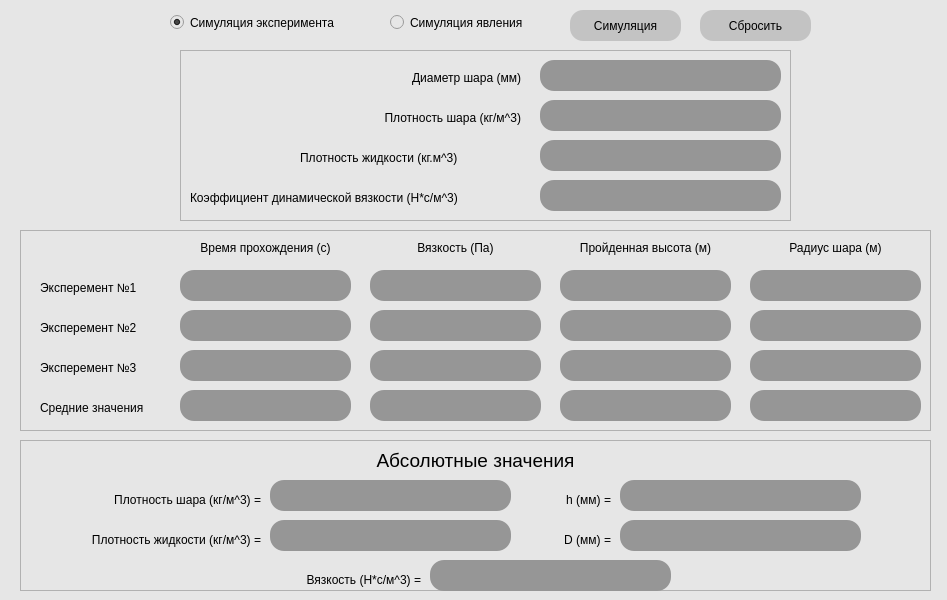
<?xml version="1.0" encoding="UTF-8"?>
<ui version="4.0">
 <class>MainWindow</class>
 <widget class="QMainWindow" name="MainWindow">
  <property name="geometry">
   <rect>
    <x>0</x>
    <y>0</y>
    <width>947</width>
    <height>600</height>
   </rect>
  </property>
  <property name="sizePolicy">
   <sizepolicy hsizetype="Preferred" vsizetype="Preferred">
    <horstretch>0</horstretch>
    <verstretch>0</verstretch>
   </sizepolicy>
  </property>
  <property name="minimumSize">
   <size>
    <width>0</width>
    <height>0</height>
   </size>
  </property>
  <property name="maximumSize">
   <size>
    <width>100000</width>
    <height>100000</height>
   </size>
  </property>
  <property name="focusPolicy">
   <enum>Qt::StrongFocus</enum>
  </property>
  <property name="windowTitle">
   <string>CoeffDynamicViscosity</string>
  </property>
  <property name="styleSheet">
   <string notr="true">font: 75 italic 12pt &quot;Times New Roman&quot;;
background-color: rgb(230, 230, 230);</string>
  </property>
  <widget class="QWidget" name="centralwidget">
   <widget class="QFrame" name="frame_2">
    <property name="enabled">
     <bool>true</bool>
    </property>
    <property name="geometry">
     <rect>
      <x>20</x>
      <y>230</y>
      <width>911</width>
      <height>201</height>
     </rect>
    </property>
    <property name="font">
     <font>
      <family>Times New Roman</family>
      <pointsize>12</pointsize>
      <weight>9</weight>
      <italic>true</italic>
      <bold>false</bold>
      <stylestrategy>PreferDefault</stylestrategy>
     </font>
    </property>
    <property name="styleSheet">
     <string notr="true"/>
    </property>
    <property name="inputMethodHints">
     <set>Qt::ImhNone</set>
    </property>
    <property name="frameShape">
     <enum>QFrame::StyledPanel</enum>
    </property>
    <property name="frameShadow">
     <enum>QFrame::Sunken</enum>
    </property>
    <widget class="QLineEdit" name="edit_passed_height_3">
     <property name="geometry">
      <rect>
       <x>540</x>
       <y>120</y>
       <width>171</width>
       <height>31</height>
      </rect>
     </property>
     <property name="styleSheet">
      <string notr="true">border-radius: 14px;
background-color: rgb(150, 150, 150);
color: rgb(240, 240, 240);
padding: 7px;</string>
     </property>
     <property name="readOnly">
      <bool>true</bool>
     </property>
    </widget>
    <widget class="QLabel" name="lab_experiment_1">
     <property name="geometry">
      <rect>
       <x>20</x>
       <y>50</y>
       <width>121</width>
       <height>16</height>
      </rect>
     </property>
     <property name="text">
      <string>Эксперемент №1</string>
     </property>
    </widget>
    <widget class="QLineEdit" name="edit_radius_of_the_ball_1">
     <property name="geometry">
      <rect>
       <x>730</x>
       <y>40</y>
       <width>171</width>
       <height>31</height>
      </rect>
     </property>
     <property name="styleSheet">
      <string notr="true">border-radius: 14px;
background-color: rgb(150, 150, 150);
color: rgb(240, 240, 240);
padding: 7px;</string>
     </property>
     <property name="maxLength">
      <number>32768</number>
     </property>
     <property name="cursorPosition">
      <number>0</number>
     </property>
     <property name="readOnly">
      <bool>true</bool>
     </property>
    </widget>
    <widget class="QLabel" name="lab_viscosity">
     <property name="geometry">
      <rect>
       <x>340</x>
       <y>10</y>
       <width>191</width>
       <height>16</height>
      </rect>
     </property>
     <property name="text">
      <string>Вязкость (Па)</string>
     </property>
     <property name="alignment">
      <set>Qt::AlignCenter</set>
     </property>
    </widget>
    <widget class="QLineEdit" name="edit_radius_of_the_ball_2">
     <property name="geometry">
      <rect>
       <x>730</x>
       <y>80</y>
       <width>171</width>
       <height>31</height>
      </rect>
     </property>
     <property name="styleSheet">
      <string notr="true">border-radius: 14px;
background-color: rgb(150, 150, 150);
color: rgb(240, 240, 240);
padding: 7px;</string>
     </property>
     <property name="readOnly">
      <bool>true</bool>
     </property>
    </widget>
    <widget class="QLineEdit" name="edit_viscosity_2">
     <property name="geometry">
      <rect>
       <x>350</x>
       <y>80</y>
       <width>171</width>
       <height>31</height>
      </rect>
     </property>
     <property name="styleSheet">
      <string notr="true">border-radius: 14px;
background-color: rgb(150, 150, 150);
color: rgb(240, 240, 240);
padding: 7px;</string>
     </property>
     <property name="readOnly">
      <bool>true</bool>
     </property>
    </widget>
    <widget class="QLineEdit" name="edit_passed_height_1">
     <property name="geometry">
      <rect>
       <x>540</x>
       <y>40</y>
       <width>171</width>
       <height>31</height>
      </rect>
     </property>
     <property name="styleSheet">
      <string notr="true">border-radius: 14px;
background-color: rgb(150, 150, 150);
color: rgb(240, 240, 240);
padding: 7px;</string>
     </property>
     <property name="readOnly">
      <bool>true</bool>
     </property>
    </widget>
    <widget class="QLineEdit" name="edit_passage_time_3">
     <property name="geometry">
      <rect>
       <x>160</x>
       <y>120</y>
       <width>171</width>
       <height>31</height>
      </rect>
     </property>
     <property name="styleSheet">
      <string notr="true">border-radius: 14px;
background-color: rgb(150, 150, 150);
color: rgb(240, 240, 240);
padding: 7px;</string>
     </property>
     <property name="readOnly">
      <bool>true</bool>
     </property>
    </widget>
    <widget class="QLabel" name="lab_radius_of_the_ball">
     <property name="geometry">
      <rect>
       <x>730</x>
       <y>10</y>
       <width>171</width>
       <height>16</height>
      </rect>
     </property>
     <property name="text">
      <string>Радиус шара (м)</string>
     </property>
     <property name="alignment">
      <set>Qt::AlignCenter</set>
     </property>
    </widget>
    <widget class="QLineEdit" name="edit_viscosity_1">
     <property name="geometry">
      <rect>
       <x>350</x>
       <y>40</y>
       <width>171</width>
       <height>31</height>
      </rect>
     </property>
     <property name="styleSheet">
      <string notr="true">border-radius: 14px;
background-color: rgb(150, 150, 150);
color: rgb(240, 240, 240);
padding: 7px;</string>
     </property>
     <property name="readOnly">
      <bool>true</bool>
     </property>
    </widget>
    <widget class="QLineEdit" name="edit_viscosity_3">
     <property name="geometry">
      <rect>
       <x>350</x>
       <y>120</y>
       <width>171</width>
       <height>31</height>
      </rect>
     </property>
     <property name="styleSheet">
      <string notr="true">border-radius: 14px;
background-color: rgb(150, 150, 150);
color: rgb(240, 240, 240);
padding: 7px;</string>
     </property>
     <property name="readOnly">
      <bool>true</bool>
     </property>
    </widget>
    <widget class="QLineEdit" name="edit_passage_time_2">
     <property name="geometry">
      <rect>
       <x>160</x>
       <y>80</y>
       <width>171</width>
       <height>31</height>
      </rect>
     </property>
     <property name="styleSheet">
      <string notr="true">border-radius: 14px;
background-color: rgb(150, 150, 150);
color: rgb(240, 240, 240);
padding: 7px;</string>
     </property>
     <property name="readOnly">
      <bool>true</bool>
     </property>
    </widget>
    <widget class="QLabel" name="lab_experiment_3">
     <property name="geometry">
      <rect>
       <x>20</x>
       <y>130</y>
       <width>121</width>
       <height>16</height>
      </rect>
     </property>
     <property name="text">
      <string>Эксперемент №3</string>
     </property>
    </widget>
    <widget class="QLineEdit" name="edit_passed_height_2">
     <property name="geometry">
      <rect>
       <x>540</x>
       <y>80</y>
       <width>171</width>
       <height>31</height>
      </rect>
     </property>
     <property name="styleSheet">
      <string notr="true">border-radius: 14px;
background-color: rgb(150, 150, 150);
color: rgb(240, 240, 240);
padding: 7px;</string>
     </property>
     <property name="readOnly">
      <bool>true</bool>
     </property>
    </widget>
    <widget class="QLabel" name="lab_passed_height">
     <property name="geometry">
      <rect>
       <x>540</x>
       <y>10</y>
       <width>171</width>
       <height>16</height>
      </rect>
     </property>
     <property name="text">
      <string>Пройденная высота (м)</string>
     </property>
     <property name="alignment">
      <set>Qt::AlignCenter</set>
     </property>
    </widget>
    <widget class="QLabel" name="lab_experiment_2">
     <property name="geometry">
      <rect>
       <x>20</x>
       <y>90</y>
       <width>121</width>
       <height>16</height>
      </rect>
     </property>
     <property name="text">
      <string>Эксперемент №2</string>
     </property>
    </widget>
    <widget class="QLineEdit" name="edit_passage_time_1">
     <property name="geometry">
      <rect>
       <x>160</x>
       <y>40</y>
       <width>171</width>
       <height>31</height>
      </rect>
     </property>
     <property name="styleSheet">
      <string notr="true">border-radius: 14px;
background-color: rgb(150, 150, 150);
color: rgb(240, 240, 240);
padding: 7px;</string>
     </property>
     <property name="inputMask">
      <string comment="^[-+]?[0-9]*[.,]?[0-9]+(?:[eE][-+]?[0-9]+)?$"/>
     </property>
     <property name="readOnly">
      <bool>true</bool>
     </property>
    </widget>
    <widget class="QLabel" name="lab_passage_time">
     <property name="geometry">
      <rect>
       <x>160</x>
       <y>10</y>
       <width>171</width>
       <height>16</height>
      </rect>
     </property>
     <property name="text">
      <string>Время прохождения (с)</string>
     </property>
     <property name="alignment">
      <set>Qt::AlignCenter</set>
     </property>
    </widget>
    <widget class="QLineEdit" name="edit_radius_of_the_ball_3">
     <property name="geometry">
      <rect>
       <x>730</x>
       <y>120</y>
       <width>171</width>
       <height>31</height>
      </rect>
     </property>
     <property name="styleSheet">
      <string notr="true">border-radius: 14px;
background-color: rgb(150, 150, 150);
color: rgb(240, 240, 240);
padding: 7px;</string>
     </property>
     <property name="readOnly">
      <bool>true</bool>
     </property>
    </widget>
    <widget class="QLabel" name="lab_experiment_average">
     <property name="geometry">
      <rect>
       <x>20</x>
       <y>170</y>
       <width>121</width>
       <height>16</height>
      </rect>
     </property>
     <property name="text">
      <string>Средние значения</string>
     </property>
    </widget>
    <widget class="QLineEdit" name="edit_passage_time_average">
     <property name="geometry">
      <rect>
       <x>160</x>
       <y>160</y>
       <width>171</width>
       <height>31</height>
      </rect>
     </property>
     <property name="styleSheet">
      <string notr="true">border-radius: 14px;
background-color: rgb(150, 150, 150);
color: rgb(240, 240, 240);
padding: 7px;</string>
     </property>
     <property name="readOnly">
      <bool>true</bool>
     </property>
    </widget>
    <widget class="QLineEdit" name="edit_viscosity_average">
     <property name="geometry">
      <rect>
       <x>350</x>
       <y>160</y>
       <width>171</width>
       <height>31</height>
      </rect>
     </property>
     <property name="styleSheet">
      <string notr="true">border-radius: 14px;
background-color: rgb(150, 150, 150);
color: rgb(240, 240, 240);
padding: 7px;</string>
     </property>
     <property name="readOnly">
      <bool>true</bool>
     </property>
    </widget>
    <widget class="QLineEdit" name="edit_passed_height_average">
     <property name="geometry">
      <rect>
       <x>540</x>
       <y>160</y>
       <width>171</width>
       <height>31</height>
      </rect>
     </property>
     <property name="styleSheet">
      <string notr="true">border-radius: 14px;
background-color: rgb(150, 150, 150);
color: rgb(240, 240, 240);
padding: 7px;</string>
     </property>
     <property name="readOnly">
      <bool>true</bool>
     </property>
    </widget>
    <widget class="QLineEdit" name="edit_radius_of_the_ball_average">
     <property name="geometry">
      <rect>
       <x>730</x>
       <y>160</y>
       <width>171</width>
       <height>31</height>
      </rect>
     </property>
     <property name="styleSheet">
      <string notr="true">border-radius: 14px;
background-color: rgb(150, 150, 150);
color: rgb(240, 240, 240);
padding: 7px;</string>
     </property>
     <property name="readOnly">
      <bool>true</bool>
     </property>
    </widget>
   </widget>
   <widget class="QFrame" name="frame_1">
    <property name="geometry">
     <rect>
      <x>180</x>
      <y>50</y>
      <width>611</width>
      <height>171</height>
     </rect>
    </property>
    <property name="frameShape">
     <enum>QFrame::StyledPanel</enum>
    </property>
    <property name="frameShadow">
     <enum>QFrame::Sunken</enum>
    </property>
    <widget class="QLineEdit" name="edit_liquid_density">
     <property name="geometry">
      <rect>
       <x>360</x>
       <y>90</y>
       <width>241</width>
       <height>31</height>
      </rect>
     </property>
     <property name="styleSheet">
      <string notr="true">border-radius: 14px;
background-color: rgb(150, 150, 150);
color: rgb(240, 240, 240);
padding: 7px;</string>
     </property>
     <property name="cursorPosition">
      <number>0</number>
     </property>
    </widget>
    <widget class="QLabel" name="lab_dynamic_viscosity_coeff">
     <property name="geometry">
      <rect>
       <x>10</x>
       <y>140</y>
       <width>341</width>
       <height>16</height>
      </rect>
     </property>
     <property name="text">
      <string>Коэффициент динамической вязкости (Н*с/м^3)</string>
     </property>
    </widget>
    <widget class="QLabel" name="lab_liquid_density">
     <property name="geometry">
      <rect>
       <x>120</x>
       <y>100</y>
       <width>221</width>
       <height>16</height>
      </rect>
     </property>
     <property name="styleSheet">
      <string notr="true">font: 75 italic 12pt &quot;Times New Roman&quot;;</string>
     </property>
     <property name="text">
      <string>Плотность жидкости (кг.м^3)</string>
     </property>
    </widget>
    <widget class="QLineEdit" name="edit_dynamic_viscosity_coeff">
     <property name="geometry">
      <rect>
       <x>360</x>
       <y>130</y>
       <width>241</width>
       <height>31</height>
      </rect>
     </property>
     <property name="styleSheet">
      <string notr="true">border-radius: 14px;
background-color: rgb(150, 150, 150);
color: rgb(240, 240, 240);
padding: 7px;</string>
     </property>
     <property name="cursorPosition">
      <number>0</number>
     </property>
    </widget>
    <widget class="QLineEdit" name="edit_diameter_ball">
     <property name="geometry">
      <rect>
       <x>360</x>
       <y>10</y>
       <width>241</width>
       <height>31</height>
      </rect>
     </property>
     <property name="styleSheet">
      <string notr="true">border-radius: 14px;
background-color: rgb(150, 150, 150);
color: rgb(240, 240, 240);
padding: 7px;</string>
     </property>
     <property name="inputMethodHints">
      <set>Qt::ImhDigitsOnly</set>
     </property>
     <property name="cursorPosition">
      <number>0</number>
     </property>
    </widget>
    <widget class="QLabel" name="lab_ball_diameter">
     <property name="geometry">
      <rect>
       <x>130</x>
       <y>20</y>
       <width>211</width>
       <height>16</height>
      </rect>
     </property>
     <property name="text">
      <string>Диаметр шара (мм)</string>
     </property>
     <property name="alignment">
      <set>Qt::AlignRight|Qt::AlignTrailing|Qt::AlignVCenter</set>
     </property>
    </widget>
    <widget class="QLineEdit" name="edit_ball_density">
     <property name="geometry">
      <rect>
       <x>360</x>
       <y>50</y>
       <width>241</width>
       <height>31</height>
      </rect>
     </property>
     <property name="tabletTracking">
      <bool>false</bool>
     </property>
     <property name="focusPolicy">
      <enum>Qt::StrongFocus</enum>
     </property>
     <property name="styleSheet">
      <string notr="true">border-radius: 14px;
background-color: rgb(150, 150, 150);
color: rgb(240, 240, 240);
padding: 7px;</string>
     </property>
    </widget>
    <widget class="QLabel" name="lab_ball_density">
     <property name="geometry">
      <rect>
       <x>130</x>
       <y>60</y>
       <width>211</width>
       <height>16</height>
      </rect>
     </property>
     <property name="text">
      <string>Плотность шара (кг/м^3)</string>
     </property>
     <property name="alignment">
      <set>Qt::AlignRight|Qt::AlignTrailing|Qt::AlignVCenter</set>
     </property>
    </widget>
   </widget>
   <widget class="QFrame" name="frame_3">
    <property name="geometry">
     <rect>
      <x>20</x>
      <y>440</y>
      <width>911</width>
      <height>151</height>
     </rect>
    </property>
    <property name="frameShape">
     <enum>QFrame::StyledPanel</enum>
    </property>
    <property name="frameShadow">
     <enum>QFrame::Plain</enum>
    </property>
    <widget class="QLabel" name="lab_abs_viscosity">
     <property name="geometry">
      <rect>
       <x>250</x>
       <y>130</y>
       <width>151</width>
       <height>20</height>
      </rect>
     </property>
     <property name="text">
      <string>Вязкость (Н*с/м^3) =</string>
     </property>
     <property name="alignment">
      <set>Qt::AlignRight|Qt::AlignTrailing|Qt::AlignVCenter</set>
     </property>
    </widget>
    <widget class="QLabel" name="lab_abs_liquid_density">
     <property name="geometry">
      <rect>
       <x>10</x>
       <y>90</y>
       <width>231</width>
       <height>20</height>
      </rect>
     </property>
     <property name="text">
      <string>Плотность жидкости (кг/м^3) =</string>
     </property>
     <property name="alignment">
      <set>Qt::AlignRight|Qt::AlignTrailing|Qt::AlignVCenter</set>
     </property>
    </widget>
    <widget class="QLabel" name="lab_abs_radius">
     <property name="geometry">
      <rect>
       <x>530</x>
       <y>90</y>
       <width>61</width>
       <height>20</height>
      </rect>
     </property>
     <property name="text">
      <string>D (мм) =</string>
     </property>
     <property name="alignment">
      <set>Qt::AlignRight|Qt::AlignTrailing|Qt::AlignVCenter</set>
     </property>
    </widget>
    <widget class="QLabel" name="lab_abs_ball_density">
     <property name="geometry">
      <rect>
       <x>40</x>
       <y>50</y>
       <width>201</width>
       <height>20</height>
      </rect>
     </property>
     <property name="text">
      <string>Плотность шара (кг/м^3) =</string>
     </property>
     <property name="alignment">
      <set>Qt::AlignRight|Qt::AlignTrailing|Qt::AlignVCenter</set>
     </property>
    </widget>
    <widget class="QLineEdit" name="edit_abs_height">
     <property name="geometry">
      <rect>
       <x>600</x>
       <y>40</y>
       <width>241</width>
       <height>31</height>
      </rect>
     </property>
     <property name="styleSheet">
      <string notr="true">border-radius: 14px;
background-color: rgb(150, 150, 150);
color: rgb(240, 240, 240);
padding: 7px;</string>
     </property>
    </widget>
    <widget class="QLineEdit" name="edit_abs_ball_density">
     <property name="geometry">
      <rect>
       <x>250</x>
       <y>40</y>
       <width>241</width>
       <height>31</height>
      </rect>
     </property>
     <property name="styleSheet">
      <string notr="true">border-radius: 14px;
background-color: rgb(150, 150, 150);
color: rgb(240, 240, 240);
padding: 7px;</string>
     </property>
    </widget>
    <widget class="QLabel" name="lab_abs_height">
     <property name="geometry">
      <rect>
       <x>530</x>
       <y>50</y>
       <width>61</width>
       <height>20</height>
      </rect>
     </property>
     <property name="text">
      <string>h (мм) =</string>
     </property>
     <property name="alignment">
      <set>Qt::AlignRight|Qt::AlignTrailing|Qt::AlignVCenter</set>
     </property>
    </widget>
    <widget class="QLineEdit" name="edit_abs_viscosity">
     <property name="geometry">
      <rect>
       <x>410</x>
       <y>120</y>
       <width>241</width>
       <height>31</height>
      </rect>
     </property>
     <property name="styleSheet">
      <string notr="true">border-radius: 14px;
background-color: rgb(150, 150, 150);
color: rgb(240, 240, 240);
padding: 7px;</string>
     </property>
     <property name="text">
      <string/>
     </property>
    </widget>
    <widget class="QLineEdit" name="edit_abs_liquid_density">
     <property name="geometry">
      <rect>
       <x>250</x>
       <y>80</y>
       <width>241</width>
       <height>31</height>
      </rect>
     </property>
     <property name="styleSheet">
      <string notr="true">border-radius: 14px;
background-color: rgb(150, 150, 150);
color: rgb(240, 240, 240);
padding: 7px;</string>
     </property>
    </widget>
    <widget class="QLineEdit" name="edit_abs_diameter">
     <property name="geometry">
      <rect>
       <x>600</x>
       <y>80</y>
       <width>241</width>
       <height>31</height>
      </rect>
     </property>
     <property name="styleSheet">
      <string notr="true">border-radius: 14px;
background-color: rgb(150, 150, 150);
color: rgb(240, 240, 240);
padding: 7px;</string>
     </property>
     <property name="text">
      <string/>
     </property>
    </widget>
    <widget class="QLabel" name="lab_absolute_values">
     <property name="geometry">
      <rect>
       <x>10</x>
       <y>10</y>
       <width>891</width>
       <height>20</height>
      </rect>
     </property>
     <property name="styleSheet">
      <string notr="true">font: 14pt;</string>
     </property>
     <property name="text">
      <string>Абсолютные значения</string>
     </property>
     <property name="alignment">
      <set>Qt::AlignCenter</set>
     </property>
     <property name="wordWrap">
      <bool>false</bool>
     </property>
    </widget>
   </widget>
   <widget class="QPushButton" name="btn_restart">
    <property name="geometry">
     <rect>
      <x>700</x>
      <y>10</y>
      <width>111</width>
      <height>31</height>
     </rect>
    </property>
    <property name="styleSheet">
     <string notr="true">QPushButton {
	background-color: rgb(195, 195, 195);
	font: 13pt &quot;Times New Roman&quot;;
	border-radius: 13px;
}
QPushButton:hover {
	background-color: rgb(140, 140, 140);
	transition: 0.6s;
}
QPushButton:pressed {
	background-color: rgb(40, 40,40);
    border-width: 2px;
	border-style: solid;
	border-color: rgb(110, 156, 255);
}</string>
    </property>
    <property name="text">
     <string>Сбросить</string>
    </property>
   </widget>
   <widget class="QRadioButton" name="rad_simulation_exp">
    <property name="enabled">
     <bool>true</bool>
    </property>
    <property name="geometry">
     <rect>
      <x>170</x>
      <y>10</y>
      <width>203</width>
      <height>25</height>
     </rect>
    </property>
    <property name="text">
     <string>Симуляция эксперимента</string>
    </property>
    <property name="checkable">
     <bool>true</bool>
    </property>
    <property name="checked">
     <bool>true</bool>
    </property>
   </widget>
   <widget class="QRadioButton" name="rad_simulation_phenomen">
    <property name="enabled">
     <bool>true</bool>
    </property>
    <property name="geometry">
     <rect>
      <x>390</x>
      <y>10</y>
      <width>158</width>
      <height>25</height>
     </rect>
    </property>
    <property name="text">
     <string>Симуляция явления</string>
    </property>
   </widget>
   <widget class="QPushButton" name="btn_simulation">
    <property name="geometry">
     <rect>
      <x>570</x>
      <y>10</y>
      <width>111</width>
      <height>31</height>
     </rect>
    </property>
    <property name="styleSheet">
     <string notr="true">QPushButton {
	background-color: rgb(195, 195, 195);
	font: 13pt &quot;Times New Roman&quot;;
	border-radius: 13px;
}
QPushButton:hover {
	background-color: rgb(140, 140, 140);
	transition: 0.6s;
}
QPushButton:pressed {
	background-color: rgb(40, 40,40);
    border-width: 2px;
	border-style: solid;
	border-color: rgb(110, 156, 255);
}</string>
    </property>
    <property name="text">
     <string>Симуляция</string>
    </property>
   </widget>
  </widget>
 </widget>
 <resources/>
 <connections>
  <connection>
   <sender>rad_simulation_exp</sender>
   <signal>clicked()</signal>
   <receiver>frame_2</receiver>
   <slot>show()</slot>
   <hints>
    <hint type="sourcelabel">
     <x>647</x>
     <y>25</y>
    </hint>
    <hint type="destinationlabel">
     <x>805</x>
     <y>295</y>
    </hint>
   </hints>
  </connection>
  <connection>
   <sender>rad_simulation_exp</sender>
   <signal>clicked()</signal>
   <receiver>frame_3</receiver>
   <slot>show()</slot>
   <hints>
    <hint type="sourcelabel">
     <x>664</x>
     <y>25</y>
    </hint>
    <hint type="destinationlabel">
     <x>805</x>
     <y>485</y>
    </hint>
   </hints>
  </connection>
  <connection>
   <sender>rad_simulation_exp</sender>
   <signal>clicked()</signal>
   <receiver>frame_1</receiver>
   <slot>hide()</slot>
   <hints>
    <hint type="sourcelabel">
     <x>647</x>
     <y>25</y>
    </hint>
    <hint type="destinationlabel">
     <x>805</x>
     <y>130</y>
    </hint>
   </hints>
  </connection>
  <connection>
   <sender>rad_simulation_phenomen</sender>
   <signal>clicked()</signal>
   <receiver>frame_1</receiver>
   <slot>show()</slot>
   <hints>
    <hint type="sourcelabel">
     <x>899</x>
     <y>25</y>
    </hint>
    <hint type="destinationlabel">
     <x>805</x>
     <y>130</y>
    </hint>
   </hints>
  </connection>
  <connection>
   <sender>rad_simulation_phenomen</sender>
   <signal>clicked()</signal>
   <receiver>frame_2</receiver>
   <slot>hide()</slot>
   <hints>
    <hint type="sourcelabel">
     <x>899</x>
     <y>25</y>
    </hint>
    <hint type="destinationlabel">
     <x>805</x>
     <y>295</y>
    </hint>
   </hints>
  </connection>
  <connection>
   <sender>rad_simulation_phenomen</sender>
   <signal>clicked()</signal>
   <receiver>frame_3</receiver>
   <slot>hide()</slot>
   <hints>
    <hint type="sourcelabel">
     <x>905</x>
     <y>25</y>
    </hint>
    <hint type="destinationlabel">
     <x>805</x>
     <y>485</y>
    </hint>
   </hints>
  </connection>
 </connections>
</ui>
